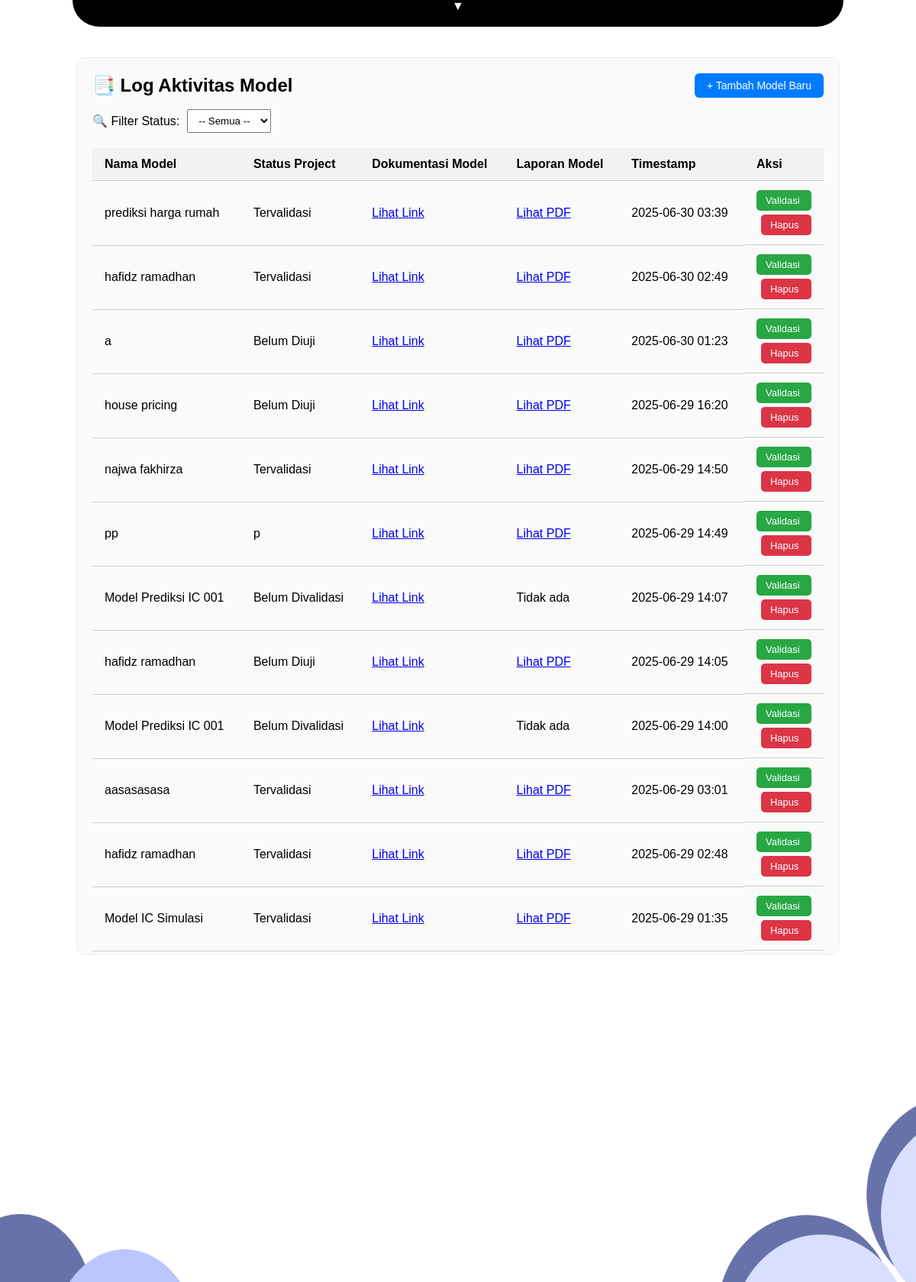
/logactivity/, run on the app's committed database.
### myapp/models.py (models this page shows, shortened)
class SystemImplementation(models.Model):
    no = models.IntegerField()
    nama_model = models.CharField(max_length=100, default="default_model")
    status_project = models.CharField(max_length=50)
    sumber = models.CharField(max_length=50, default="SI")  # ⬅️ Tambahan ini WAJIB
    dokumentasi_model = models.URLField(
    help_text="Link ke dokumentasi model",
    blank=True,
    null=True
)
    laporan_model = models.FileField(upload_to='laporan/', null=True, blank=True, help_text="Upload PDF laporan model")
    timestamp = models.DateTimeField(auto_now_add=True)
    input_model = models.TextField(blank=True, null=True)
    output_model = models.TextField(blank=True, null=True)

### myapp/views.py (the view)
# urls.py: path('logactivity/', logactivity_view, name='log'),
def logactivity_view(request):
    status_filter = request.GET.get('status')
    if status_filter:
        data = SystemImplementation.objects.filter(status_project=status_filter).order_by('-timestamp')
    else:
        data = SystemImplementation.objects.all().order_by('-timestamp')
    return render(request, 'myapp/logactivity.html', {
        'data_list': data,
        'selected_status': status_filter  # kirim ke template
    })

### myapp/templates/myapp/logactivity.html (shortened to what this page needs)
{% load static %}
<!DOCTYPE html>
<html lang="en">
<head>
  <img src="{% static 'myapp/dekorkiri.png' %}" class="dekorasi-kiri" alt="Dekor kiri">
  <img src="{% static 'myapp/dekorkanan.png' %}" class="dekorasi-kanan" alt="Dekor kanan">
  <header class="navbar-wrapper">
    <div class="navbar-toggle" onclick="toggleNavbar()">
      <span id="toggle-icon">▼</span>
    </div>
  </header>
  <div class="log-container">
    <div style="display: flex; justify-content: space-between; align-items: center; margin-bottom: 15px;">
      <h2>📑 Log Aktivitas Model</h2>
      <a href="{% url 'submit_model_form' %}" class="button">+ Tambah Model Baru</a>
    </div>
    <form method="get" style="margin-bottom: 20px; display: flex; align-items: center; gap: 10px;">
      <label for="status">🔍 Filter Status:</label>
      <select name="status" id="status" onchange="this.form.submit()" style="padding: 6px 10px;">
        <option value="">-- Semua --</option>
      </select>
    </form>
    <table>
      <thead>
        <tr>
          <th>Nama Model</th>
          <th>Status Project</th>
          <th>Dokumentasi Model</th>
          <th>Laporan Model</th>
          <th>Timestamp</th>
          <th>Aksi</th>
        </tr>
      </thead>
      <tbody>
        {% for item in data_list %}
        <tr>
          <td>{{ item.nama_model }}</td>
          <td>{{ item.status_project }}</td>
          <td>
            {% if item.dokumentasi_model %}
              <a href="{{ item.dokumentasi_model }}" target="_blank">Lihat Link</a>
            {% else %}
              Tidak ada
            {% endif %}
          </td>
          <td>
            {% if item.laporan_model %}
              <a href="{{ item.laporan_model.url }}" target="_blank">Lihat PDF</a>
            {% else %}
              Tidak ada
            {% endif %}
          </td>
          <td>{{ item.timestamp|date:"Y-m-d H:i" }}</td>
          <td style="display: flex; flex-direction: column; gap: 5px;">
            <a href="{% url 'validasi_model' item.id %}" class="btn-hijau">Validasi</a>
            <a href="{% url 'hapus_model' item.id %}" class="btn-merah" onclick="return confirm('Yakin ingin menghapus model ini?')">Hapus</a>
          </td>
        </tr>
        {% empty %}
        <tr>
          <td colspan="6" style="text-align: center; padding: 20px;">Tidak ada data yang ditemukan.</td>
        </tr>
        {% endfor %}
      </tbody>
    </table>
  </div>
</body>
</html>

### myapp/templates/myapp/logactivity.html (style rules this page uses)
* { box-sizing: border-box; margin: 0; padding: 0; }
.dekorasi-kiri, .dekorasi-kanan { position: fixed; bottom: 0; width: 260px; z-index: -1; opacity: 0.9; }
.dekorasi-kiri { left: 0; }
.dekorasi-kanan { right: 0; }
.navbar-wrapper { position: relative; background-color: black; border-bottom-left-radius: 50px; border-bottom-right-radius: 50px; width: fit-content; max-width: 90%; margin: 0 auto; padding-top: 35px; transition: all 0.4s ease; }
.navbar-toggle { position: absolute; top: -12px; left: 50%; transform: translateX(-50%); background-color: black; color: white; width: 40px; height: 40px; border-radius: 50%; display: flex; align-items: center; justify-content: center; cursor: pointer; box-shadow: 0 2px 6px rgba(0, 0, 0, 0.2); z-index: 10; }
.log-container { max-width: 1000px; margin: 40px auto; padding: 20px; max-height: 70vh; overflow-y: auto; border: 1px solid #eee; border-radius: 10px; background-color: #fafafa; }
table { width: 100%; border-collapse: collapse; }
th, td { padding: 12px 16px; border-bottom: 1px solid #ccc; text-align: left; }
th { background-color: #f2f2f2; }
a.button { background-color: #007bff; color: white; padding: 8px 16px; border-radius: 6px; text-decoration: none; font-size: 14px; }
.btn-hijau { background-color: #28a745; }
.btn-merah { background-color: #dc3545; margin-left: 6px; }
.btn-hijau, .btn-merah { color: white; padding: 6px 12px; border-radius: 5px; text-decoration: none; font-size: 13px; }

### data on the page
SystemImplementation: nama_model "prediksi harga rumah", status_project "Tervalidasi", timestamp "2025-06-30 03:39"
SystemImplementation: nama_model "hafidz ramadhan", status_project "Tervalidasi", timestamp "2025-06-30 02:49"
SystemImplementation: nama_model "a", status_project "Belum Diuji", timestamp "2025-06-30 01:23"
SystemImplementation: nama_model "house pricing", status_project "Belum Diuji", timestamp "2025-06-29 16:20"
SystemImplementation: nama_model "najwa fakhirza", status_project "Tervalidasi", timestamp "2025-06-29 14:50"
SystemImplementation: nama_model "pp", status_project "p", timestamp "2025-06-29 14:49"
SystemImplementation: nama_model "Model Prediksi IC 001", status_project "Belum Divalidasi", laporan_model "Tidak ada", timestamp "2025-06-29 14:07"
SystemImplementation: nama_model "hafidz ramadhan", status_project "Belum Diuji", timestamp "2025-06-29 14:05"
SystemImplementation: nama_model "Model Prediksi IC 001", status_project "Belum Divalidasi", laporan_model "Tidak ada", timestamp "2025-06-29 14:00"
SystemImplementation: nama_model "aasasasasa", status_project "Tervalidasi", timestamp "2025-06-29 03:01"
SystemImplementation: nama_model "hafidz ramadhan", status_project "Tervalidasi", timestamp "2025-06-29 02:48"
SystemImplementation: nama_model "Model IC Simulasi", status_project "Tervalidasi", timestamp "2025-06-29 01:35"
